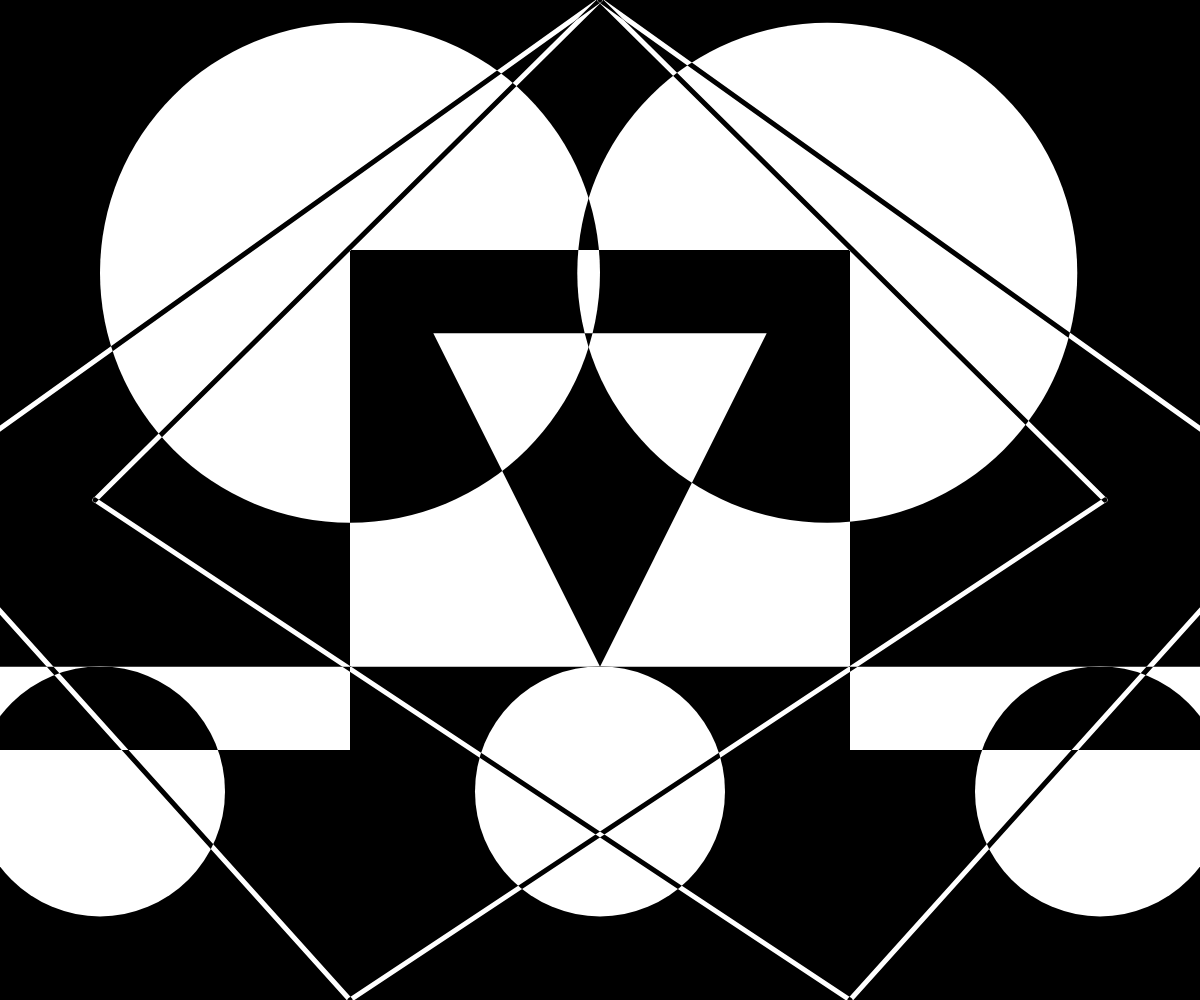
Frame 1 (no input)
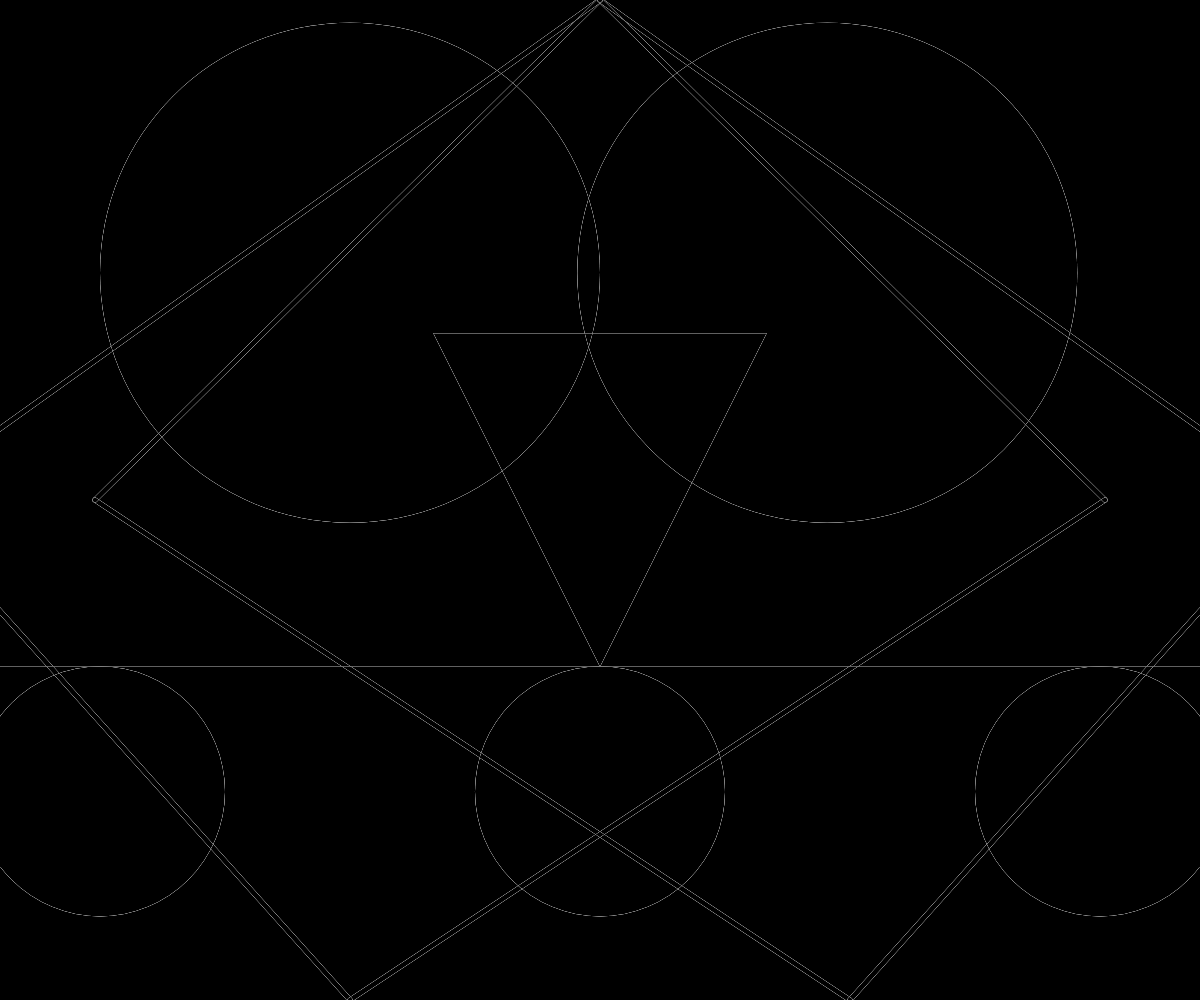
Frame 2 (the mouse pressed at the canvas centre, redrawn once)

The p5.js sketch that drew these frames (run headless with seeded random() and noise() and a simulated clock; the mouse was pressed at the canvas centre and the sketch redrawn once):

// p5.js sketch
// ── sketch.js
function setup() {
  createCanvas(windowWidth, windowHeight);

  noLoop();
}

function windowResized () {
  resizeCanvas(windowWidth, windowHeight);
}

function draw() {
  blendMode(BLEND);
  blendMode(DIFFERENCE);
  background(0);
  fill(255);
  noStroke();

  let xCenter = width/2;
  let yCenter = height/2;

  const size = min(width, height) * 0.5;
  rectMode(CENTER);
  rect(xCenter, yCenter, size, size);

  push()
    translate(size/2.2, -size/2.2 );
    circle(xCenter, yCenter, size);
  pop()

  push()
    translate(-size/2, -size/2.2);
    circle(xCenter, yCenter, size);
  pop()

  push()
    triangle(xCenter - size/3, yCenter - size/3, xCenter + size/3, yCenter - size/3, xCenter, yCenter + size/3);
  pop()

  push()
    translate(0, size/2.4);
    rect(xCenter, yCenter, size*3, size/6);
  pop()

  push()
    stroke(255);
    strokeWeight(5);
    line(xCenter, 0, xCenter - (size+5), yCenter);
    line(xCenter, 0, xCenter - (size+200), yCenter);
    line(xCenter, 0, xCenter + (size+5), yCenter);
    line(xCenter, 0, xCenter + (size+200), yCenter);
  pop()

  push()
    translate(0, size/1.716);
    circle(xCenter, yCenter, size/2);
  pop()

  push()
    translate(-size, size/1.716);
    circle(xCenter, yCenter, size/2);
  pop()

  push()
    translate(size, size/1.716);
    circle(xCenter, yCenter, size/2);
  pop()

  push()
    stroke(255);
    strokeWeight(5);
    line(xCenter - (size+5), yCenter, xCenter + size/2, height);
    line(xCenter + (size+5), yCenter, xCenter - size/2, height);
    line(xCenter - (size+200), yCenter, xCenter - size/2, height);
    line(xCenter + (size+200), yCenter, xCenter + size/2, height);
  pop()
}
